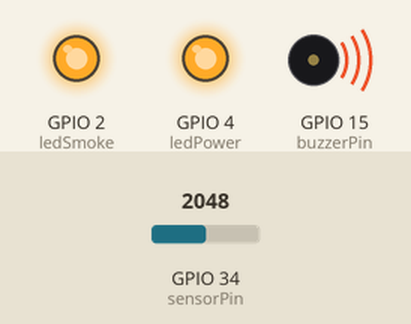
Recording of a sketch running on a simulated ESP32. On the bench: output pins drawn as LEDs (lit = HIGH), buzzer (waves = sounding, pin HIGH). The test bench sets the inputs (shaded band); at power-on: GPIO 34 (sensorPin) = 2048. WiFi joins after 1.5 s; servers stay silent unless stated; what the sketch prints to the serial monitor is not drawn.

Above: at 4.0 s.
At 7.4 s:
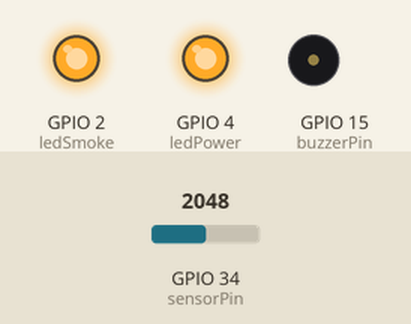
Timing chart, 0 to 11.3 s (numbered marks = the images above):
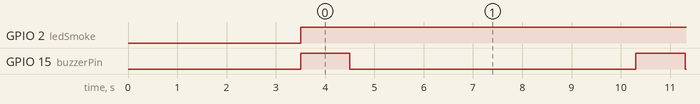

The sketch:

deteksiAsapRokok.ino
```cpp
#include <WiFi.h>
#include <HTTPClient.h>
#include <WiFiClientSecure.h>
#include <UniversalTelegramBot.h>

const char* ssid = "realme narzo 50A Prime";
const char* password = "rf171207";

// Token dan chat ID Telegram Anda
#define botToken "8431349961:AAFcAHMpEC1NwC4zyx3MhOxBzZ9jL_SndCk"
#define chatID   "6819833943"

// Pin sensor MQ-2
int sensorPin = 34;     // pin analog ESP32
int threshold = 400;    // ambang asap

// LED dan buzzer
int ledPower = 4;       // LED indikator alat ON
int ledSmoke = 2;       // LED indikator asap
int buzzerPin = 15;     // Buzzer

WiFiClientSecure client;
UniversalTelegramBot bot(botToken, client);

void setup() {
  Serial.begin(115200);
  delay(2000);

  // Setup pin output
  pinMode(ledPower, OUTPUT);
  pinMode(ledSmoke, OUTPUT);
  pinMode(buzzerPin, OUTPUT);

  // Kondisi awal
  digitalWrite(ledPower, HIGH);   // Alat ON
  digitalWrite(ledSmoke, LOW);    // Tidak ada asap
  digitalWrite(buzzerPin, LOW);   // Buzzer OFF

  // Koneksi WiFi
  WiFi.begin(ssid, password);
  Serial.print("Menghubungkan WiFi");

  while (WiFi.status() != WL_CONNECTED) {
    delay(500);
    Serial.print(".");
  }

  Serial.println("\nWiFi Terhubung!");

  client.setInsecure();  // Telegram HTTPS
}

void loop() {
  int sensorValue = analogRead(sensorPin);
  Serial.print("Nilai Sensor Asap: ");
  Serial.println(sensorValue);

  if (sensorValue > threshold) {
    digitalWrite(ledSmoke, HIGH);   // LED asap ON

    // Bunyi buzzer 1 detik
    digitalWrite(buzzerPin, HIGH);
    delay(1000);
    digitalWrite(buzzerPin, LOW);

    // Kirim pesan Telegram
    String warning = "⚠️ Peringatan! Asap rokok terdeteksi di kamar mandi putra lantai 1!\nNilai sensor: " + String(sensorValue);
    bot.sendMessage(chatID, warning, "");

    delay(5000); // jeda anti spam
  }
  else {
    digitalWrite(ledSmoke, LOW);  // Tidak ada asap
    digitalWrite(buzzerPin, LOW);
  }

  delay(500);
}
```

Measured:
- by itself, GPIO 2 (ledSmoke): LOW → HIGH at 3.5 s
- by itself, GPIO 15 (buzzerPin): alternates HIGH for 1.0 s and LOW for 5.8 s
